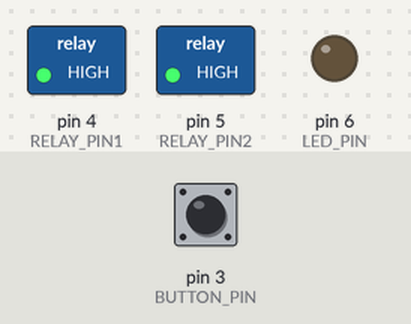
This sketch was run on a simulated Arduino Uno, built with avr-gcc and run on an emulated ATmega328P. Parts: switched loads named in the sketch (green lamp = pin HIGH), output pins drawn as LEDs (lit = HIGH). The inputs (shaded band) are chosen by the test bench; at power-on: pin 3 (BUTTON_PIN) HIGH.

Above: at 1.2 s.
1.3 s: pin 3 (BUTTON_PIN) pulled LOW for 3.2 s
At 5.2 s:
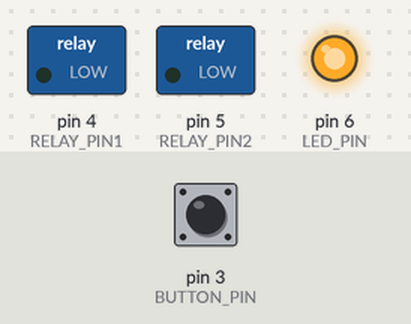
Timing chart, 0 to 6.7 s (numbered marks = the images above; inputs shaded):
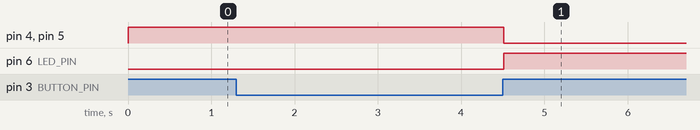

The sketch:

RackHandler.ino
```cpp
//#include <avr/wdt.h>

// config

#define BAUD_RATE 115200
#define BUTTON_PIN 3
#define LED_PIN 6
#define RELAY_PIN1 4
#define RELAY_PIN2 5

#define PRESSED_TRESHHOLD 14
#define RELEASE_TRESHHOLD 2

#define RELAY_ON LOW
#define RELAY_OFF HIGH

#define SHORT_PRESS_MIN 100
#define LONG_PRESS_MIN 1000
#define LONG_PRESS_MAX 10000

#define POWEROFF_TIMEOUT 5400000

#define LED_SLOW_THRESHOLD 1800000   // За 30 мин до выключения
#define LED_FAST_THRESHOLD 900000    // За 15 мин до выключения

#define LED_BLINK_SLOW_DELTA 500
#define LED_BLINK_FAST_DELTA 200

typedef struct{
  uint32_t SysTick;
  bool ButtonPressed;
  bool ButtonStateChanged;
  uint32_t PressTime;
  uint32_t ReleaseTime;
} ButtonState;

volatile ButtonState btn = {0};

volatile uint16_t ButtonIntegrator = 0x0;

uint32_t SystemOnTime = 0;

enum class SystemState : uint8_t { OFF, ON, FAULT };
SystemState CurrentState = SystemState::OFF;

bool led_blink(uint32_t delta, uint32_t current_time){
  return (current_time % delta) < (delta / 2);
}

void relay_handler(bool relay_state){
  digitalWrite(RELAY_PIN1, relay_state);
  digitalWrite(RELAY_PIN2, relay_state);
}

void setup() {
  noInterrupts();

  TCCR1A = 0; //регистр управления для таймера 1
  TCCR1B = 0; //регистр управления для таймера 1
  TCNT1  = 0; //регитср аккумулятор для таймера 1

  OCR1A = 249; //регистр сравнения для таймера 1, хранит целевое значение тиков, которое длолджно пройти до вызова прерывания

  TCCR1B |= (1 << WGM12); //режим CTC (Clear Timer on Compare), таймер досчитывает до числа определенного в OCR1A и сбразывается в 0, вызывая прерывание

  TCCR1B |= (1 << CS11) | (1 << CS10); //выстявляются биты отвечающие за делитель частоты, в данном случае на 64

  TIMSK1 |= (1 << OCIE1A); //разрешает прерывание

  interrupts();

//  Serial.begin(BAUD_RATE);
  pinMode(BUTTON_PIN, INPUT_PULLUP);
  pinMode(LED_PIN, OUTPUT);
  pinMode(RELAY_PIN1, OUTPUT);
  pinMode(RELAY_PIN2, OUTPUT);

  relay_handler(RELAY_OFF);

//  wdt_enable(WDTO_8S);

//  Serial.println("___System ready___");
}

void loop() {
  // watchdog reset

//  if(CurrentState != SystemState::FAULT){
//    wdt_reset();
//  }else{
//    relay_handler(RELAY_OFF);
//    return;
//  }

  // get context

  ButtonState ctx;

  noInterrupts();
  ctx.SysTick =  btn.SysTick;
  ctx.ButtonPressed = btn.ButtonPressed;
  ctx.ButtonStateChanged = btn.ButtonStateChanged;
  ctx.PressTime = btn.PressTime;
  ctx.ReleaseTime = btn.ReleaseTime;
  btn.ButtonStateChanged = false;
  interrupts();

  // Обработка залипания кнопки

  if(ctx.ButtonPressed && ctx.SysTick - ctx.PressTime > LONG_PRESS_MAX) {
    CurrentState = SystemState::FAULT;
//    Serial.println("FAULT");
    return;
  }

  // Обработка изменения состояния кнопки

  if(ctx.ButtonStateChanged){
    // Вся логика работает по факту отпускания кнопки
    if(!ctx.ButtonPressed){
      uint32_t PressDuration = ctx.ReleaseTime - ctx.PressTime;

      // Обработка короткого нажатия
      if(PressDuration > SHORT_PRESS_MIN && PressDuration <= LONG_PRESS_MIN){
        SystemOnTime = ctx.SysTick;
//        Serial.print("Timer Update: ");
//        Serial.println(SystemOnTime);
      // Обработка длинного нажатия
      }else if(PressDuration > LONG_PRESS_MIN && PressDuration <= LONG_PRESS_MAX){
        if(CurrentState == SystemState::OFF){
          CurrentState = SystemState::ON;
          relay_handler(RELAY_ON);
          SystemOnTime = ctx.SysTick;
//          Serial.print("Relay ON: ");
//          Serial.println(SystemOnTime);
        }else{
          CurrentState = SystemState::OFF;
          relay_handler(RELAY_OFF);
//          Serial.print("Relay OFF: ");
//          Serial.println(ctx.SysTick);
        }
      // Обработка залипания кнопки
      }else if(PressDuration > LONG_PRESS_MAX){
        CurrentState = SystemState::FAULT;
//        Serial.println("FAULT");
        return;
      }
    }
  }

  // Обработка таймера отключения
  uint32_t PassedTime = ctx.SysTick - SystemOnTime;

  if(CurrentState == SystemState::ON && PassedTime > POWEROFF_TIMEOUT){
    CurrentState = SystemState::OFF;
    relay_handler(RELAY_OFF);
//    Serial.print("Relay OFF: ");
//    Serial.println(ctx.SysTick);
  }

  // Обработка светодиода
  if(CurrentState != SystemState::ON){
    digitalWrite(LED_PIN, LOW);
  }else{
    uint32_t RemainingTime = POWEROFF_TIMEOUT - PassedTime;

    if(RemainingTime > LED_SLOW_THRESHOLD){
      digitalWrite(LED_PIN, HIGH);
    }else if(RemainingTime > LED_FAST_THRESHOLD){
      digitalWrite(LED_PIN, led_blink(LED_BLINK_SLOW_DELTA, ctx.SysTick));
    }else{
      digitalWrite(LED_PIN, led_blink(LED_BLINK_FAST_DELTA, ctx.SysTick));
    }
  }

}

ISR(TIMER1_COMPA_vect) {
  btn.SysTick++;

  uint8_t PinState = !digitalRead(BUTTON_PIN);

  ButtonIntegrator = (ButtonIntegrator << 1) | PinState;
  uint8_t ButtonSum = __builtin_popcount(ButtonIntegrator);
  bool NewState = false;

  if(ButtonSum >= PRESSED_TRESHHOLD){
    NewState = true;
  }else if(ButtonSum <= RELEASE_TRESHHOLD){
    NewState = false;
  }else{
    return;
  }

  if(NewState != btn.ButtonPressed){
    btn.ButtonPressed = NewState;
    btn.ButtonStateChanged = true;
    if(NewState == true){
      btn.PressTime = btn.SysTick;
    }else{
      btn.ReleaseTime = btn.SysTick;
    }
  }

}
```

Measured:
- after the input at 1.3 s, pin 4 (RELAY_PIN1), pin 5 (RELAY_PIN2): HIGH → LOW after 3.2 s; pin 6 (LED_PIN): LOW → HIGH after 3.2 s
